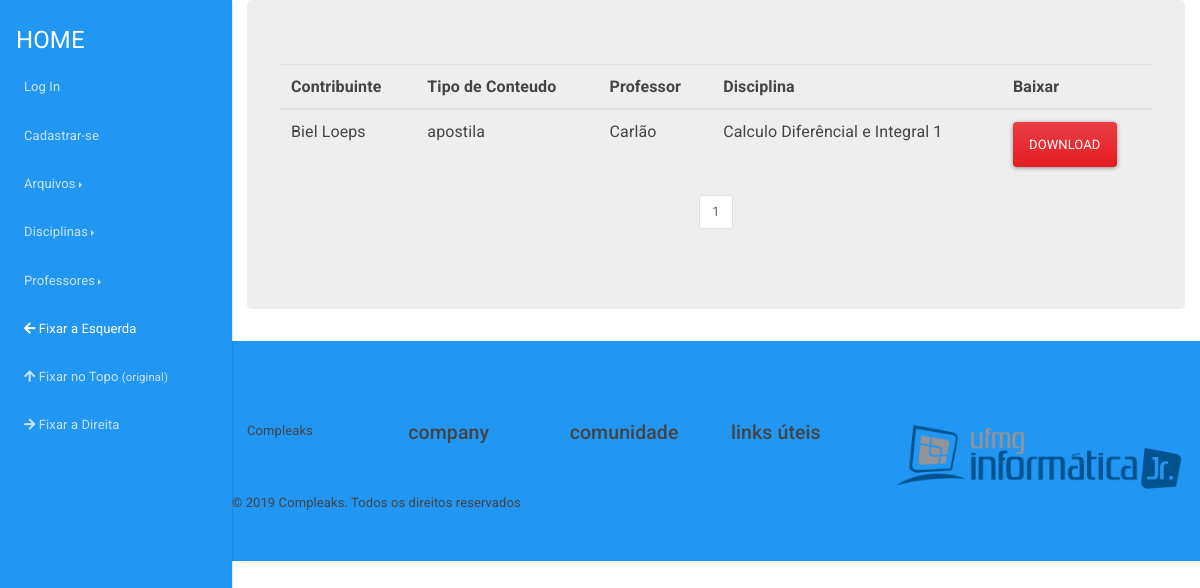
Page /arquivos/listar on the earlier database version.
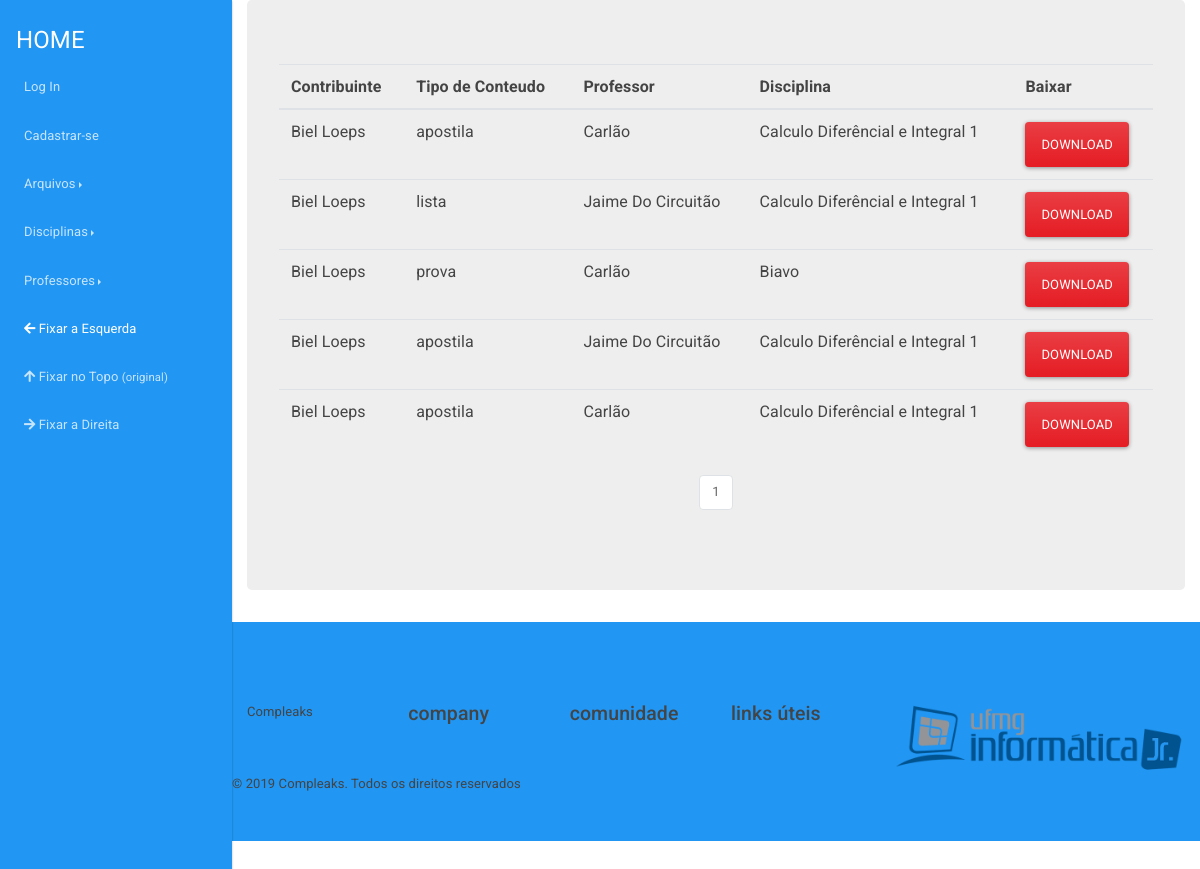
Same page on the later database version.
### compleaks/arquivos/models.py (models this page shows, shortened)
class Arquivo(db.Model):
	__tablename__ = 'arquivos'
	id = db.Column(db.Integer, primary_key=True)
	arquivo = db.Column(db.String(120), nullable=False)
	ano = db.Column(db.Integer)
	semestre = db.Column(db.String(80))
	tipo_conteudo = db.Column(db.String(120))
	observacoes = db.Column(db.Text)
	extensao = db.Column(db.String(6))
	data_submissao = db.Column(db.DateTime, default=datetime.now())
	data_deletado = db.Column(db.DateTime, nullable=True)
	is_eligible = db.Column(db.Boolean)
	id_deletor = db.Column(db.Integer, nullable=True)
	motivo_delete = db.Column(db.String(600), nullable=True)
	professors = db.relationship(Professor)
	disciplinas = db.relationship(Disciplina)
	usuarios = db.relationship(Usuario)
	professor_id = db.Column(db.Integer, db.ForeignKey('professores.id'), nullable=True)
	disciplina_id = db.Column(db.Integer, db.ForeignKey('disciplinas.id'), nullable=False)
	usuario_id = db.Column(db.Integer, db.ForeignKey('usuarios.id'), nullable=False)

### compleaks/usuarios/models.py (models this page shows, shortened)
class Usuario(db.Model, UserMixin):
	__tablename__ = 'usuarios'
	id = db.Column(db.Integer, primary_key=True)
	username = db.Column(db.String(30), unique=True)
	hhash = db.Column(db.String)
	nome = db.Column(db.String(120))
	email = db.Column(db.String(120), unique=True)
	curso = db.Column(db.String(64))
	periodo = db.Column(db.Integer)
	is_admin = db.Column(db.Integer)
	data_criacao = db.Column(db.DateTime, default=datetime.now())
	is_eligible = db.Column(db.Boolean)
	data_deletado = db.Column(db.DateTime, nullable=True)
	id_deletor = db.Column(db.Integer, nullable=True)
	motivo_delete = db.Column(db.String(120), nullable=True)
	arquivos = db.relationship('Arquivo', backref='author', lazy=True)

### compleaks/professores/models.py (models this page shows, shortened)
class Professor(db.Model):
	__tablename__ = 'professores'
	id = db.Column(db.Integer, primary_key=True)
	nome = db.Column(db.String, unique=True)
	unidade_academica_id = db.Column(db.Integer)
	data_criacao = db.Column(db.DateTime, default=datetime.now())
	is_eligible = db.Column(db.Boolean)
	data_deletado = db.Column(db.DateTime, nullable=True)
	id_deletor = db.Column(db.Integer, nullable=True)
	id_criador = db.Column(db.Integer, nullable=True)
	motivo_delete = db.Column(db.String(120), nullable=True)
	arquivos = db.relationship('Arquivo', backref='professor', lazy=True)

### compleaks/disciplinas/models.py (models this page shows, shortened)
class Disciplina(db.Model):
	__tablename__ = 'disciplinas'
	id = db.Column(db.Integer, primary_key=True)
	nome = db.Column(db.String, unique=True)
	data_criacao = db.Column(db.DateTime, default=datetime.now())
	is_eligible = db.Column(db.Boolean)
	data_deletado = db.Column(db.DateTime, nullable=True)
	id_deletor = db.Column(db.Integer, nullable=True)
	motivo_delete = db.Column(db.String(120), nullable=True)
	arquivos = db.relationship('Arquivo', backref='disciplina', lazy=True)

### compleaks/arquivos/views.py (the view)
@arquivos.route('/listar', methods=['POST', 'GET'])
def listar():
	form_login = LoginForm()
	page = request.args.get('page', 1, type=int)
	arquivos = Arquivo.query.filter_by(is_eligible=True)\
				.order_by(Arquivo.data_submissao.desc())\
				.paginate(page=page, per_page=12)
	tem_arquivo = Arquivo.query.order_by(Arquivo.data_submissao.desc()).first()
	if tem_arquivo is None:
		abort(404)
	try:
		if current_user.is_admin:
			arquivos = Arquivo.query\
					.order_by(Arquivo.data_submissao.desc())\
					.paginate(page=page, per_page=12)
			return render_template('todos_arquivos_adm.html', arquivos=arquivos, form_login=form_login)
		else:
			return render_template('todos_arquivos_normal.html', arquivos=arquivos, form_login=form_login)
	except:
		return render_template('todos_arquivos_normal.html', arquivos=arquivos, form_login=form_login)

### compleaks/arquivos/templates/arquivos/todos_arquivos_normal.html (shortened to what the changed rows need)
{% extends "base.html" %}
{% block content %}
<table class="table">
    <thead>
      <tr>
        <th scope="col">Contribuinte</th>
        <th scope="col">Tipo de Conteudo</th>
        <th scope="col">Professor</th>
        <th scope="col">Disciplina</th>
        <th scope="col">Baixar</th>
      </tr>
    </thead>
    <tbody>
    {% for arquivo in arquivos.items %}
    {% if current_user.is_authenticated %}
        <tr>
            {% if current_user == arquivo.author%}
                <div class="modal" tabindex="-1" role="dialog" id="del_confirm{{arquivo.id}}">
                    <div class="modal-dialog" role="document">
                        <div class="modal-content">
                        <div class="modal-header">
                            <h5 class="modal-title">Deletar Arquivo?</h5>
                            <button type="button" class="close" data-dismiss="modal" aria-label="Close">
                            <span aria-hidden="true">&times;</span>
                            </button>
                        </div>
                        <div class="modal-body">
                            <p>Você tem certeza que deja deletar esse arquivo?</p>
                        </div>
                        <div class="modal-footer">
                            <button type="button" class="btn btn-secondary" data-dismiss="modal">Cancel</button>
                            <form action="{{ url_for('arquivos.excluir', arq_id=arquivo.id) }} " method="POST" id="{{arquivo.id}}">
                                <input type="submit" value="Deletar" class="btn btn-danger">
                            </form>
                        </div>
                        </div>
                    </div>
                </div>
            {% endif %}
            <div class="modal" tabindex="-1" role="dialog" id="confirm{{arquivo.id}}">
                <div class="modal-dialog" role="document">
                    <div class="modal-content">
                    <div class="modal-header">
                        <h5 class="modal-title">Informações do Arquivo</h5>
                        <button type="button" class="close" data-dismiss="modal" aria-label="Close">
                        <span aria-hidden="true">&times;</span>
                        </button>
                    </div>
                    <div class="modal-body">
                        <h6 class="modal-title">Referências:</h6>
                        <p>Usuário que postou: {{ arquivo.author.username }}</p>
                        <p>Professor de referência: {{ arquivo.professor.nome }}</p>
                        <p>Disciplina de referência: {{ arquivo.disciplina.nome }}</p>
                        <p>Ano de referência: {{ arquivo.ano }}</p>
                        <p>Semestre de referência: {{ arquivo.ano }}</p>
                        <br/>
                        <h6 class="modal-title">Sobre o Arquivo:</h6>
                        <p>Tipo de Conteúdo: {{ arquivo.tipo_conteudo}}</p>
                        <p>Data de referência: {{ arquivo.data_submissao.strftime("%d-%m-%Y") }}</p>
                        <br/>
                        <h6 class="modal-title">Observações:</h6>
                        <p>{{ arquivo.observações }}</p>
                    </div>
                    <div class="modal-footer">
                        <button type="button" class="btn btn-secondary" data-dismiss="modal">Cancel</button>
                        <a href="{{ url_for('static', filename='uploads/' + arquivo.arquivo + '.zip') }}" class="btn btn-danger">Baixar</a>
                    </div>
                    </div>
                </div>
            </div>
            <td>{{ arquivo.author.username }}</td>
            <td>{{ arquivo.tipo_conteudo}}</td>
            <td>{{ arquivo.professor.nome }}</td>
            <td>{{ arquivo.disciplina.nome }}</td>
            <td>
                <button type="button" class="btn btn-outline-info" data-toggle="modal" data-target="#confirm{{arquivo.id}}" >Download</button>
            </td>
                {% if current_user == arquivo.author %}
                    <td >
                        <button type="button" class="btn btn-danger" data-toggle="modal" data-target="#del_confirm{{arquivo.id}}" >Deletar</button>
                    </td>
                    <td>
                        <a href="{{ url_for('arquivos.editar', arq_id=arquivo.id) }}">Editavel</a>
                    </td>
                {% else %}
                    <td>Indisponível</td>
                    <td>Indisponível</td>
                {% endif %}
            </tr>
        {% else %}
            <tr>
                <td>{{ arquivo.author.username }}</td>
                <td>{{ arquivo.tipo_conteudo}}</td>
                <td>{{ arquivo.professor.nome }}</td>
                <td>{{ arquivo.disciplina.nome }}</td>
                <td>
                    <button type="button" class="btn btn-danger" data-toggle="modal" data-target="#confirm{{arquivo.id}}" >Download</button>
                </td>
            </tr>
        {% endif %}
    {% endfor %}
    </tbody>
  </table>
    <nav aria-label="Page navigation example">
        <ul class="pagination justify-content-center">
            {% for page_num in arquivos.iter_pages(left_edge=1, right_edge=1, left_current=1, right_current=2) %}
                {% if arquivos.page == page_num and page_num %}
                    <li class="page-item disabled">
                        <a class="page-link" href="{{ url_for('arquivos.listar', page=page_num) }}">{{ page_num }}</a></li>
                {% elif page_num %}
                    <li class="page-item">
                        <a class="page-link" href="{{ url_for('arquivos.listar', page=page_num) }}">{{ page_num }}</a></li>
                    </li>
                {% else %}
                    ...
                {% endif %}
            {% endfor %}
        </ul>
    </nav>
{% endblock %}

Differences in the rows shown:
now on this page (row edited): Arquivo: author.username "Biel Loeps", tipo_conteudo "lista", professor.nome "Jaime Do Circuitão", disciplina.nome "Calculo Diferêncial e Integral 1"
now on this page (row edited): Arquivo: author.username "Biel Loeps", tipo_conteudo "prova", professor.nome "Carlão", disciplina.nome "Biavo"
now on this page (row edited): Arquivo: author.username "Biel Loeps", tipo_conteudo "apostila", professor.nome "Jaime Do Circuitão", disciplina.nome "Calculo Diferêncial e Integral 1"
now on this page (row edited): Arquivo: author.username "Biel Loeps", tipo_conteudo "apostila", professor.nome "Carlão", disciplina.nome "Calculo Diferêncial e Integral 1"
